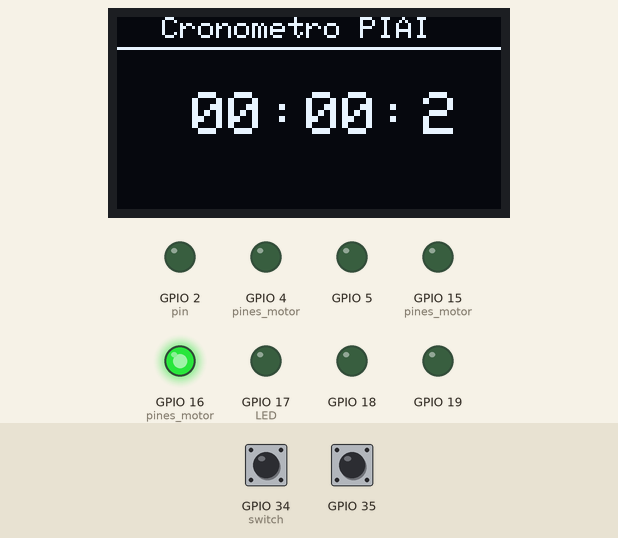
This program was run on a simulated ESP32. On the bench: 128×64 one-colour display, output pins drawn as LEDs (lit = HIGH). The inputs (shaded band) are chosen by the test bench; at power-on: GPIO 35 HIGH, GPIO 34 (switch) HIGH. The display library's start-up logo is not drawn; what the program prints to the serial monitor is not drawn.

Above: at 3.3 s.
3.4 s: GPIO 35 pulled LOW for 0.15 s
6.5 s: GPIO 35 pulled LOW for 1 s
At 6.57 s:
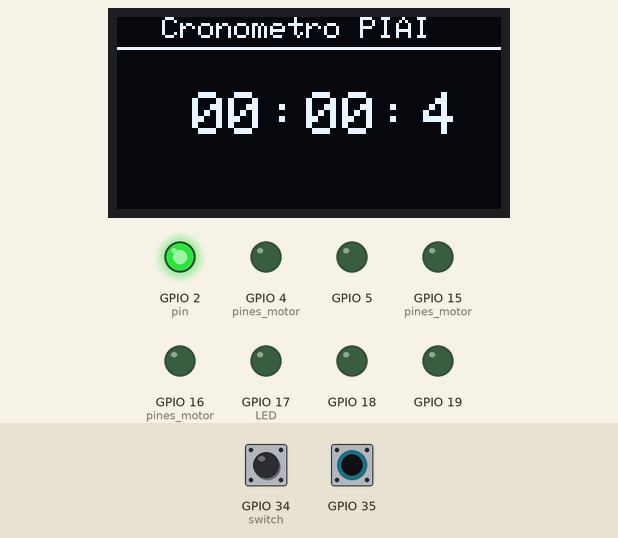
8.1 s: GPIO 34 (switch) pulsed LOW 2 times (0.12 s each, 0.3 s apart)
At 8.47 s:
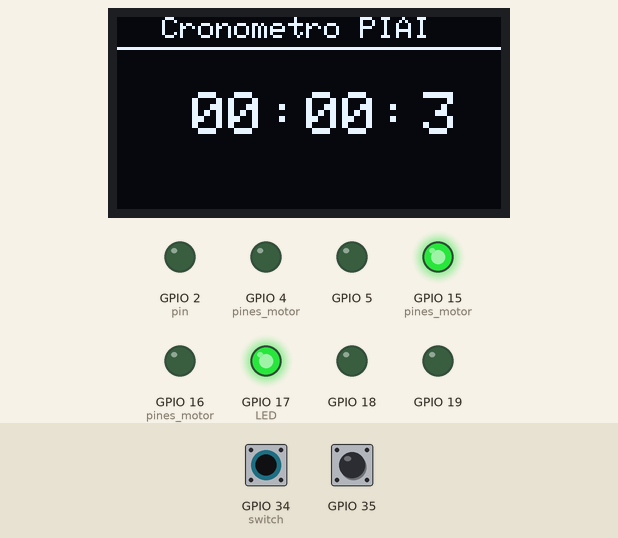
10.2 s: GPIO 34 (switch) pulled LOW for 0.15 s
At 10.27 s:
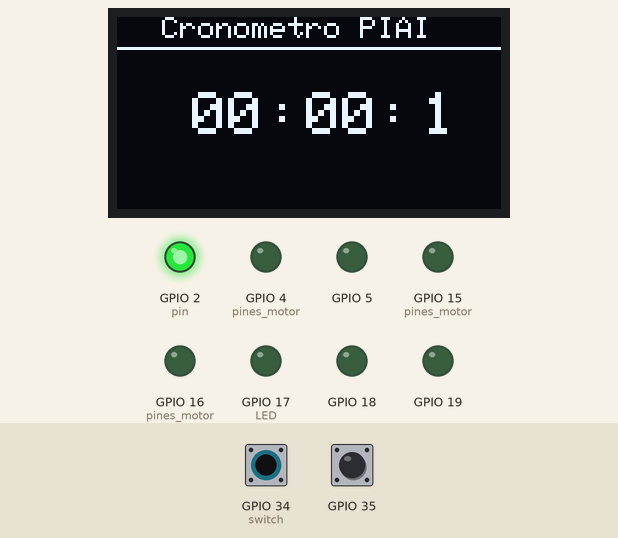
10.9 s: GPIO 34 (switch) pulled LOW for 1 s
At 10.97 s:
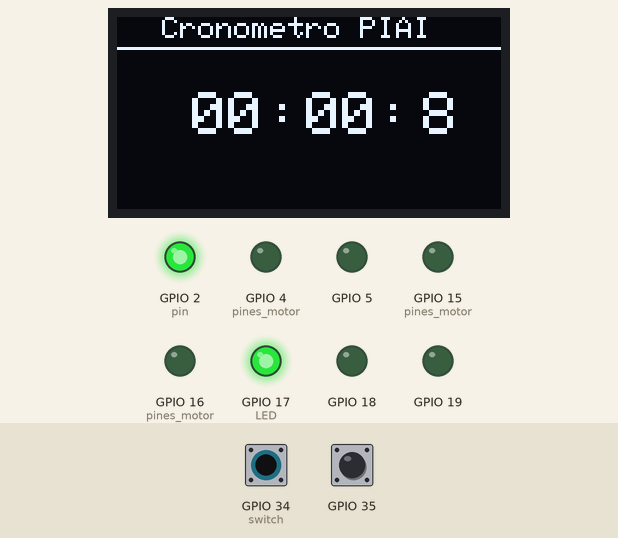
Timing chart, 0 to 13.5 s (numbered marks = the images above; inputs shaded):
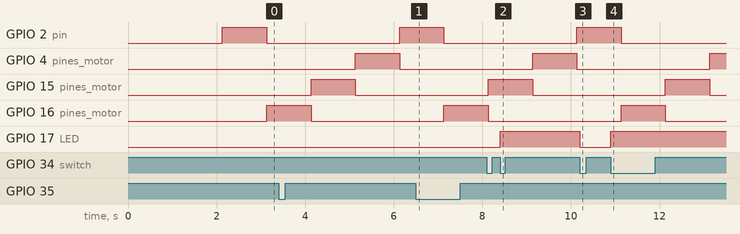

The program:

main.cpp
```cpp
#include <Arduino.h>
#include <stdio.h>
#include "freertos/FreeRTOS.h"
#include "freertos/task.h"
#include "esp_system.h"
#include "esp_log.h"
#include "driver/gpio.h"
#include <SPI.h>
#include <Wire.h>
#include <Adafruit_GFX.h>
#include <Adafruit_SSD1306.h>
#define SCREEN_WIDTH 128 // OLED display width, in pixels
#define SCREEN_HEIGHT 64 // OLED display height, in pixels
#define OLED_RESET     -1 // Reset pin # (or -1 if sharing Arduino reset pin)
#define SCREEN_ADDRESS 0x3C ///< See datasheet for Address; 0x3D for 128x64, 0x3C for 128x32
Adafruit_SSD1306 display(SCREEN_WIDTH, SCREEN_HEIGHT, &Wire, OLED_RESET);

#define A_mas   GPIO_NUM_4
#define A_menos GPIO_NUM_16
#define B_mas   GPIO_NUM_2
#define B_menos GPIO_NUM_15
#define BTN     GPIO_NUM_35
#define SW      GPIO_NUM_34
#define LED     GPIO_NUM_17
#define TIME_M  1000  //tiempo de rotacion de los leds
#define DECIMA  100 //decima de segundo
#define CLK_X    25
#define CLK_Y    25

// put your setup code here, to run once:
// Configura el número de pin GPIO que deseas utilizar
gpio_num_t pin = GPIO_NUM_2;
unsigned long ti,tf,dt;
unsigned long tam,tpm; //para medir el tiempo del motor
unsigned long ta_clk,tp_clk; //para medir el tiempo del motor

gpio_num_t pines_motor[] = {A_mas, B_mas, A_menos, B_menos};
u_int8_t conteo_motor = 0;
u_int8_t decimas,segundos,minutos;
bool estado_led = false;
bool count = true; //esta variable controla si puedo contar o no

void mover_motor(void);
void pines_en_cero(void);
void conf_motor(void);
void calculo_matematico(void);
void conf_sw_btn(void);
void mostrar_decimas(void);

   void gpio_isr_handler(void* arg) {
    if(estado_led==true){
      gpio_set_level(LED,1);
      estado_led = false;
    }
    else {
      gpio_set_level(LED,0);
      estado_led = true;
    }
}

void start_stop(void* arg) {
    count = count^1;
}


void setup() {
  Serial.begin(9600);
  // SSD1306_SWITCHCAPVCC = generate display voltage from 3.3V internally
  if(!display.begin(SSD1306_SWITCHCAPVCC, SCREEN_ADDRESS)) {
    Serial.println(F("SSD1306 allocation failed"));
    for(;;); // Don't proceed, loop forever
  }
  display.display();
  delay(2000); // Pause for 2 seconds

  // Clear the buffer
  display.clearDisplay();

  // Draw a single pixel in white
  display.drawPixel(10, 10, SSD1306_WHITE);
  display.display();

  display.setTextSize(1);             // Normal 1:1 pixel scale
  display.setTextColor(SSD1306_WHITE);        // Draw white text
  display.setCursor(15,0);             // Start at top-left corner
  display.println(F("Cronometro PIAI"));
  display.drawLine(0,10,127,10,SSD1306_WHITE);
  display.display();

  display.setTextSize(2);             // Normal 1:1 pixel scale
  display.setTextColor(SSD1306_WHITE);        // Draw white text
  display.setCursor(CLK_X,CLK_Y);             // Start at top-left corner
  display.println(F("00"));
  display.setCursor(CLK_X+25,CLK_Y);             // Start at top-left corner
  display.println(F(":"));
  display.setCursor(CLK_X+38,CLK_Y);             // Start at top-left corner
  display.println(F("00"));
  display.setCursor(CLK_X+62,CLK_Y);             // Start at top-left corner
  display.println(F(":"));
  display.setCursor(CLK_X+77,CLK_Y);             // Start at top-left corner
  display.println(F("0"));

  display.display();

  conf_motor();
  conf_sw_btn();
  tam=tpm=0;
  decimas=segundos=minutos=0;
}

void loop() {
    tam=millis();
    if(tam-tpm >= TIME_M){
        mover_motor();
        Serial.print("paso No");
        Serial.println(conteo_motor);
        tpm = tam;
    }
    if(count){
    ta_clk=millis();
    if(ta_clk-tp_clk >= DECIMA){
        ++decimas;
        if(decimas==10){
          decimas=0;
          ++segundos;
          if(segundos==60){
            segundos=0;
            ++minutos;
            minutos = 60 ? 0 : minutos;
          }
        }
        mostrar_decimas();
        tp_clk = ta_clk;
    }
    }

}

void conf_motor(void){
  // Configura la estructura de configuración del GPIO
  gpio_config_t config_motor;
  config_motor.pin_bit_mask = (1ULL << A_mas | 1ULL << A_menos | 1ULL << B_mas | 1ULL << B_menos | 1ULL << LED | 1ULL << GPIO_NUM_5 | 1ULL << GPIO_NUM_18 | 1ULL << GPIO_NUM_19); // Máscara de bits para el pin
  config_motor.mode = GPIO_MODE_OUTPUT;      // Configura el pin como salida
  config_motor.pull_up_en = GPIO_PULLUP_DISABLE; // Desactiva el pull-up interno
  config_motor.pull_down_en = GPIO_PULLDOWN_DISABLE; // Desactiva el pull-down interno
  config_motor.intr_type =  GPIO_INTR_DISABLE;
  // Configura el GPIO con la estructura de configuración
  gpio_config(&config_motor);
  gpio_set_level(LED,0);
  gpio_set_level(GPIO_NUM_5,0);
  gpio_set_level(GPIO_NUM_18,0); //pone el resto de leds en 0
  gpio_set_level(GPIO_NUM_19,0);
}

void conf_sw_btn(void){
  // Configurar los pines 34 y 35 como entradas
  gpio_config_t config_btn_sw;
  config_btn_sw.pin_bit_mask = (1ULL << SW | 1ULL << BTN ); // Máscara de bits para el pin
  config_btn_sw.mode = GPIO_MODE_INPUT;      // Configura el pin como entrada
  config_btn_sw.pull_up_en = GPIO_PULLUP_ENABLE; // habilita el pull-up interno
  config_btn_sw.pull_down_en = GPIO_PULLDOWN_DISABLE; // Desactiva el pull-down interno
  config_btn_sw.intr_type =  GPIO_INTR_NEGEDGE; //esto es para flanco de bajada
  // Configura el GPIO con la estructura de configuración
  gpio_config(&config_btn_sw);

 // Esta función se utiliza para instalar el servicio de gestión de interrupciones para los pines GPIO.
 // Es esencial llamar a esta función antes de utilizar interrupciones en los pines GPIO.
  gpio_install_isr_service(0);
  gpio_isr_handler_add(BTN, start_stop, NULL);
  gpio_isr_handler_add(SW, gpio_isr_handler, NULL);
}

void mover_motor(void){
  for(u_int8_t i=0; i<=3; ++i)
    gpio_set_level(pines_motor[i],0);//pines apagados
  conteo_motor++;
  conteo_motor = (conteo_motor > 3) ? 0 : conteo_motor;//verifica conteo entre 0 y 3
  gpio_set_level(pines_motor[conteo_motor],1); //activa nuevo pin
}

void calculo_matematico(void){
  int j;
  double total=0;
  double sinh_value[1000];
  for(j=0;j<1000;++j){
    sinh_value[j] = sinh(j);
  }
  for(j=0;j<1000;++j){
    total = sinh_value[j] + total;
  }
  for(j=0;j<1000;++j){
    sinh_value[j] = sinh(j);
  }
  for(j=0;j<1000;++j){
    total = sinh_value[j] + total;
  }
}

void mostrar_decimas(void){
  display.fillRect(CLK_X+77,CLK_Y,10,15,SSD1306_BLACK);
  display.setCursor(CLK_X+77,CLK_Y);             // Start at top-left corner
  display.println(decimas);
  display.display();
}
```

Measured:
- after the input at 6.5 s, the display: changes at once (image 1)
- after the input at 8.1 s, GPIO 17 (LED): LOW → HIGH after 0.30 s
- after the input at 10.2 s, GPIO 17 (LED): HIGH → LOW at once
- after the input at 10.9 s, GPIO 17 (LED): LOW → HIGH at once
